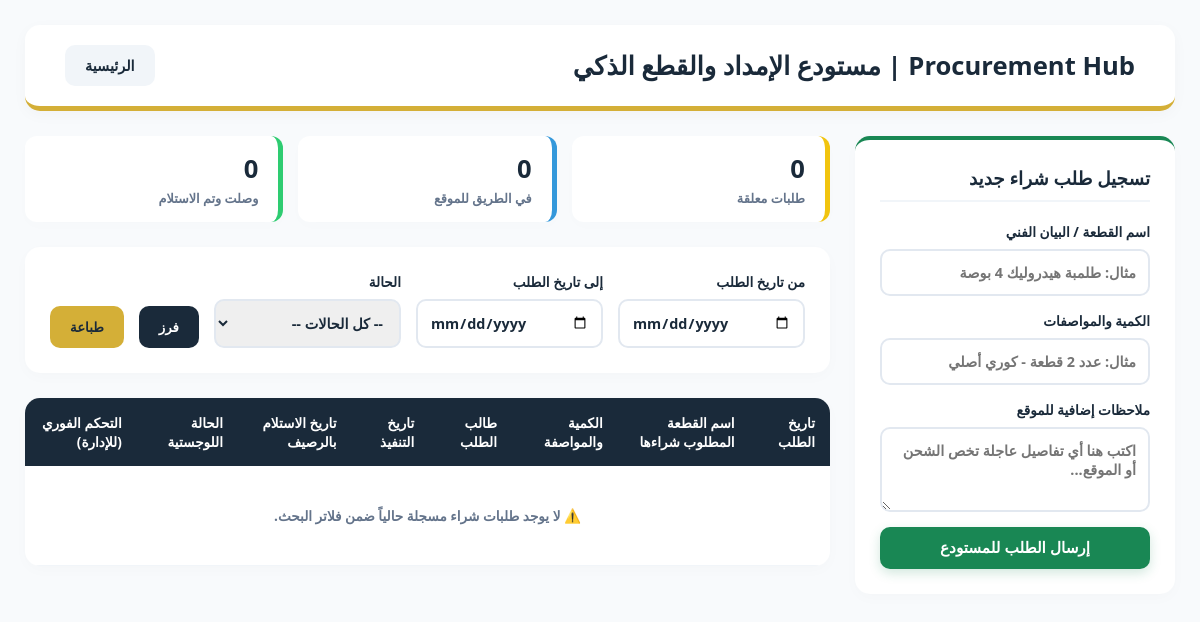
Before: /procurement/ (signed in) with the older database file.
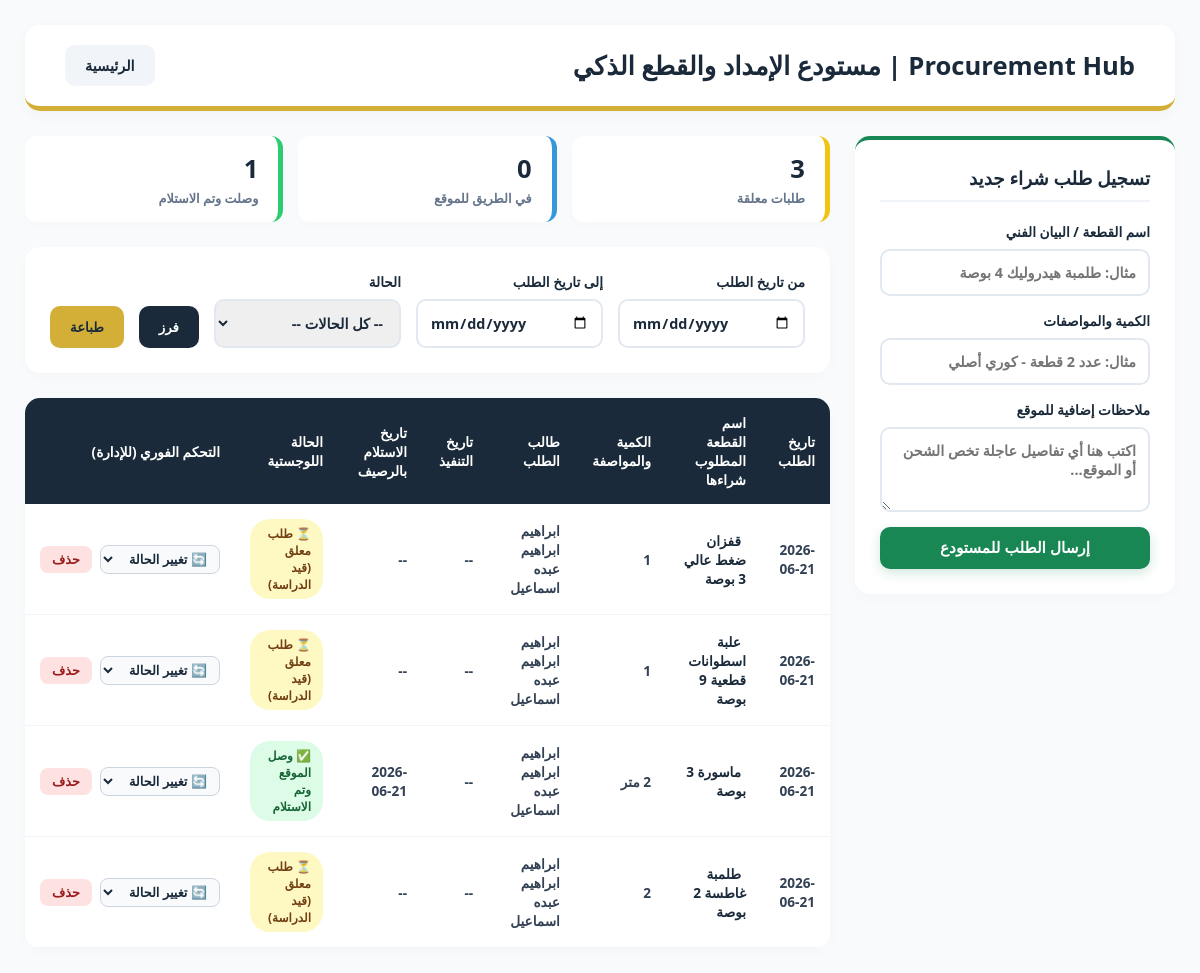
After: the same page with the newer database file.
### core/models.py (models this page shows, shortened)
class ProcurementOrder(models.Model):
    STATUS_CHOICES = [
        ('pending', '⏳ طلب معلق (قيد الدراسة)'),
        ('purchased', '💳 تم الشراء (في الطريق للموقع)'),
        ('delivered', '✅ وصل الموقع وتم الاستلام'),
        ('cancelled', '❌ تم إلغاء الطلب'),
    ]
    item_name = models.CharField(max_length=255, verbose_name="اسم العنصر / القطعة المطلوب شراءها")
    quantity = models.CharField(max_length=100, verbose_name="الكمية والمواصفة الفنية")
    requested_by = models.ForeignKey('Staff', on_delete=models.SET_NULL, null=True, verbose_name="المهندس / الكابتن طالب الشراء")
    status = models.CharField(max_length=20, choices=STATUS_CHOICES, default='pending', verbose_name="حالة التنفيذ الحالية")
    date_requested = models.DateField(auto_now_add=True, verbose_name="تاريخ طلب الشراء التلقائي")
    date_executed = models.DateField(null=True, blank=True, verbose_name="تاريخ تنفيذ الشراء الفعلي")
    date_delivered = models.DateField(null=True, blank=True, verbose_name="تاريخ الاستلام في الميناء")
    estimated_cost = models.DecimalField(max_digits=12, decimal_places=2, default=0.0, verbose_name="التكلفة التقديرية / الفعلية")
    admin_notes = models.TextField(blank=True, verbose_name="ملاحظات الإدارة والفواتير")
    class Meta:
        ordering = ['-date_requested', '-id']
        verbose_name = "طلب شراء لوجستي"
        verbose_name_plural = "خزان المشتريات والقطع"

class Staff(models.Model):
    GROUP_CHOICES = [('A', 'مجموعة A'), ('B', 'مجموعة B'),('office', 'الإدارة'),('other', 'أخرى')]
    TEAM_TYPE = [('dredger', 'طاقم كراكة'), ('pipe_fighter', 'طاقم خط بحري'),('admin', 'الإدارة'),('other', 'أخرى')]
    ROLE_CHOICES = [
        ('engineer', 'مهندس'), # الخيار الجديد
        ('supervisor', 'مشرف'), # الخيار الجديد
        ('manager', 'مدير مشروع'),
        ('operator', 'مشغل'),
        ('marine', 'بحرية'),
        ('mechanic', 'ميكانيكا'),
        ('admin', 'إداري/سائق'),
    ]
    user = models.OneToOneField(User, on_delete=models.SET_NULL, null=True, blank=True, verbose_name="حساب المستخدم")
    name = models.CharField(max_length=100, verbose_name="الاسم بالكامل")
    group = models.CharField(max_length=10, choices=GROUP_CHOICES, verbose_name="المجموعة (الوردية)")
    team_type = models.CharField(max_length=20, choices=TEAM_TYPE, verbose_name="نوع الطاقم")
    role = models.CharField(max_length=30, choices=ROLE_CHOICES, verbose_name="الوظيفة")
    phone = models.CharField(max_length=15, verbose_name="رقم الهاتف", null=True, blank=True)
    dredger = models.ForeignKey('Dredger', on_delete=models.SET_NULL, null=True, blank=True)
    dredger = models.ForeignKey('Dredger', on_delete=models.SET_NULL, null=True, blank=True, verbose_name="الكراكة المعين عليها")
    class Meta:
        verbose_name = "موظف"
        verbose_name_plural = "دليل الموظفين"

### core/views.py (the view, shortened to what this page needs)
# urls.py: path('procurement/', views.procurement_dashboard, name='procurement_dashboard'),
@login_required
@user_passes_test(is_management, login_url='home', redirect_field_name=None)
def procurement_dashboard(request):
    from .models import ProcurementOrder, Staff
    from django.shortcuts import get_object_or_404
    orders = ProcurementOrder.objects.all().select_related('requested_by')
    start_date_str = request.GET.get('start_date')
    end_date_str = request.GET.get('end_date')
    status_filter = request.GET.get('status')
    if start_date_str: orders = orders.filter(date_requested__gte=start_date_str)
    if end_date_str: orders = orders.filter(date_requested__lte=end_date_str)
    if status_filter: orders = orders.filter(status=status_filter)
    pending_count = orders.filter(status='pending').count()
    purchased_count = orders.filter(status='purchased').count()
    delivered_count = orders.filter(status='delivered').count()
    context = {
        'orders': orders, 'pending_count': pending_count, 'purchased_count': purchased_count,
        'delivered_count': delivered_count, 'start_date': start_date_str or "",
        'end_date': end_date_str or "", 'current_status': status_filter or ""
    }
    return render(request, 'core/procurement_dashboard.html', context)

### core/views.py (called while the page is built)
def is_management(user):
    return user.is_active and (user.is_staff or user.is_superuser)

### core/templates/core/procurement_dashboard.html (shortened to what this page needs)
<!DOCTYPE html>
<html lang="ar" direction="rtl">
<head>
    <link rel="stylesheet" href="https://cloudflare.com">
</head>
<body>
    <div class="header-section">
        <div class="header-title">
            <h1> Procurement Hub | مستودع الإمداد والقطع الذكي</h1>
        </div>
        <div>
            <a href="{% url 'home' %}" class="btn-back"> الرئيسية</a>
        </div>
    </div>
    <div class="layout-grid">
        <div class="form-side">
            <div class="procure-form-box">
                <h2> تسجيل طلب شراء جديد</h2>
                <form method="POST" action="{% url 'procurement_dashboard' %}">
                    <div class="input-group">
                        <label>اسم القطعة / البيان الفني</label>
                        <input type="text" name="item_name" placeholder="مثال: طلمبة هيدروليك 4 بوصة" required>
                    </div>
                    <div class="input-group">
                        <label>الكمية والمواصفات</label>
                        <input type="text" name="quantity" placeholder="مثال: عدد 2 قطعة - كوري أصلي" required>
                    </div>
                    <div class="input-group">
                        <label>ملاحظات إضافية للموقع</label>
                        <textarea name="admin_notes" rows="3" placeholder="اكتب هنا أي تفاصيل عاجلة تخص الشحن أو الموقع..."></textarea>
                    </div>
                    <button type="submit" class="btn-save-order"> إرسال الطلب للمستودع</button>
                </form>
            </div>
        </div>
        <div class="table-side">
            <div class="stats-grid">
                <div class="stat-card pending">
                    <div class="stat-info">
                        <h3>{{ pending_count }}</h3>
                        <p>طلبات معلقة</p>
                    </div>
                </div>
                <div class="stat-card purchased">
                    <div class="stat-info">
                        <h3>{{ purchased_count }}</h3>
                        <p>في الطريق للموقع</p>
                    </div>
                </div>
                <div class="stat-card delivered">
                    <div class="stat-info">
                        <h3>{{ delivered_count }}</h3>
                        <p>وصلت وتم الاستلام</p>
                    </div>
                </div>
            </div>
            <div class="search-filter-box">
                <form method="GET" class="filter-form">
                    <div class="input-group" style="flex:1; margin-bottom:0;">
                        <label>من تاريخ الطلب</label>
                        <input type="date" name="start_date" value="{{ start_date }}">
                    </div>
                    <div class="input-group" style="flex:1; margin-bottom:0;">
                        <label>إلى تاريخ الطلب</label>
                        <input type="date" name="end_date" value="{{ end_date }}">
                    </div>
                    <div class="input-group" style="flex:1; margin-bottom:0;">
                        <label>الحالة</label>
                        <select name="status">
                            <option value="">-- كل الحالات --</option>
                        </select>
                    </div>
                    <button type="submit" class="btn-search"> فرز</button>
                    <button type="button" class="btn-print" onclick="window.print();"> طباعة</button>
                </form>
            </div>
            <div class="table-container">
                <table>
                    <thead>
                        <tr>
                            <th>تاريخ الطلب</th>
                            <th>اسم القطعة المطلوب شراءها</th>
                            <th>الكمية والمواصفة</th>
                            <th>طالب الطلب</th>
                            <th>تاريخ التنفيذ</th>
                            <th>تاريخ الاستلام بالرصيف</th>
                            <th>الحالة اللوجستية</th>
                            {% if request.user.is_staff or request.user.is_superuser %}
                            <th class="admin-actions-th">التحكم الفوري (للإدارة)</th>
                            {% endif %}
                        </tr>
                    </thead>
                    <tbody>
                        {% for order in orders %}
                        <tr>
                            <td>{{ order.date_requested|date:"Y-m-d" }}</td>
                            <td style="color:var(--navy); font-weight:800;">{{ order.item_name }}</td>
                            <td>{{ order.quantity }}</td>
                            <td>{{ order.requested_by.name|default:"الإدارة" }}</td>
                            <td>{{ order.date_executed|date:"Y-m-d"|default:"--" }}</td>
                            <td>{{ order.date_delivered|date:"Y-m-d"|default:"--" }}</td>
                            <td>
                                <span class="badge {{ order.status }}">
                                    {{ order.get_status_display }}
                                </span>
                            </td>
                            {% if request.user.is_staff or request.user.is_superuser %}
                            <td class="admin-actions-td">
                                <div style="display:flex; gap:8px; align-items:center;">
                                    <form method="POST" style="margin:0; display:inline-block;">
                                        <select name="new_status" onchange="this.form.submit();" style="padding:5px 8px; border-radius:8px; border:1px solid #cbd5e1; font-weight:700; font-size:0.8rem; background:#f8fafc; color:var(--navy); cursor:pointer;">
                                            <option value="" selected disabled>🔄 تغيير الحالة</option>
                                        </select>
                                    </form>
                                    <form method="POST" style="margin:0; display:inline-block;" onsubmit="return confirm('⚠️ هل أنت متأكد من حذف هذا الطلب نهائياً من المستودع؟');">
                                        <button type="submit" style="background:#fee2e2; color:#991b1b; border:none; padding:6px 12px; border-radius:8px; font-weight:800; cursor:pointer; font-size:0.8rem; transition:0.2s;" onmouseover="this.style.background='#fca5a5'" onmouseout="this.style.background='#fee2e2'">
                                             حذف
                                        </button>
                                    </form>
                                </div>
                            </td>
                            {% endif %}
                        </tr>
                        {% empty %}
                        <tr>
                            <td colspan="8" style="text-align:center; color:var(--slate); padding:40px;">⚠️ لا يوجد طلبات شراء مسجلة حالياً ضمن فلاتر البحث.</td>
                        </tr>
                        {% endfor %}
                    </tbody>
                </table>
            </div>
        </div>
    </div>
</body>
</html>

### core/templates/core/procurement_dashboard.html (style rules this page uses)
:root { --navy: #1a2a3a; --gold: #d4af37; --slate: #64748b; --bg: #f8fafc; --green: #198754; }
body { font-family: 'Segoe UI', Arial, sans-serif; background-color: var(--bg); margin: 0; padding: 25px; direction: rtl; }
.header-section { display: flex; justify-content: space-between; align-items: center; background: white; padding: 20px 40px; border-radius: 15px; border-bottom: 5px solid var(--gold); box-shadow: 0 4px 15px rgba(0,0,0,0.03); margin-bottom: 25px; }
.header-title h1 { color: var(--navy); margin: 0; font-size: 1.6rem; font-weight: 800; }
.layout-grid { display: flex; gap: 25px; flex-wrap: wrap; }
.form-side { flex: 1; min-width: 320px; max-width: 400px; }
.table-side { flex: 3; min-width: 600px; }
.stats-grid { display: flex; gap: 15px; margin-bottom: 25px; width: 100%; }
.stat-card { flex: 1; background: white; padding: 15px 20px; border-radius: 12px; box-shadow: 0 4px 15px rgba(0,0,0,0.01); border-right: 5px solid var(--slate); display: flex; justify-content: space-between; align-items: center; }
.stat-card.pending { border-right-color: #f1c40f; }
.stat-card.purchased { border-right-color: #3498db; }
.stat-card.delivered { border-right-color: #2ecc71; }
.stat-info h3 { font-size: 1.6rem; margin: 0; color: var(--navy); font-weight: 800; }
.stat-info p { margin: 3px 0 0 0; color: var(--slate); font-weight: 700; font-size: 0.8rem; }
.procure-form-box { background: white; padding: 25px; border-radius: 15px; box-shadow: 0 4px 15px rgba(0,0,0,0.02); margin-bottom: 25px; border-top: 4px solid var(--green); }
.procure-form-box h2 { color: var(--navy); font-size: 1.15rem; font-weight: 800; margin: 0 0 20px 0; border-bottom: 2px solid #f1f5f9; padding-bottom: 10px; }
.search-filter-box { background: white; padding: 25px; border-radius: 15px; box-shadow: 0 4px 15px rgba(0,0,0,0.02); margin-bottom: 25px; }
.filter-form { display: flex; flex-wrap: wrap; gap: 15px; align-items: flex-end; }
.input-group { display: flex; flex-direction: column; gap: 8px; width: 100%; margin-bottom: 15px; }
.input-group label { font-weight: 700; color: var(--navy); font-size: 0.85rem; }
.input-group input, .input-group select, .input-group textarea { padding: 12px; border-radius: 10px; border: 2px solid #e2e8f0; font-weight: 700; outline: none; font-size: 0.9rem; color: var(--navy); font-family: inherit; box-sizing: border-box; }
.btn-save-order { background: var(--green); color: white; border: none; padding: 12px; border-radius: 10px; font-weight: 800; cursor: pointer; width: 100%; font-size: 0.95rem; box-shadow: 0 4px 12px rgba(25,135,84,0.2); }
.btn-search { background: var(--navy); color: white; border: none; padding: 11px 20px; border-radius: 10px; font-weight: 800; cursor: pointer; height: 42px; }
.btn-print { background: var(--gold); color: var(--navy); border: none; padding: 11px 20px; border-radius: 10px; font-weight: 800; cursor: pointer; height: 42px; }
.btn-back { background: #f1f5f9; color: var(--navy); text-decoration: none; padding: 11px 20px; border-radius: 10px; font-weight: 800; display: inline-block; text-align: center; font-size: 0.9rem; }
.table-container { background: white; border-radius: 15px; overflow: hidden; box-shadow: 0 4px 15px rgba(0,0,0,0.02); }
table { width: 100%; border-collapse: collapse; text-align: right; }
th { background: var(--navy); color: white; padding: 15px; font-weight: 700; font-size: 0.85rem; }
td { padding: 15px; border-bottom: 1px solid #f1f5f9; font-weight: 700; font-size: 0.85rem; color: #334155; }
.badge { padding: 6px 12px; border-radius: 20px; font-size: 0.75rem; font-weight: 800; display: inline-block; }
.badge.pending { background: #fef9c3; color: #713f12; }
.badge.delivered { background: #dcfce7; color: #166534; }

Changed rows visible on the page:
added ProcurementOrder: date_requested "2026-06-21", item_name "قفزان ضغط عالي 3 بوصة", quantity "1", requested_by.name "ابراهيم ابراهيم عبده اسماعيل", date_executed "--", date_delivered "--", status "⏳ طلب معلق (قيد الدراسة)"
added ProcurementOrder: date_requested "2026-06-21", item_name "علبة اسطوانات قطعية 9 بوصة", quantity "1", requested_by.name "ابراهيم ابراهيم عبده اسماعيل", date_executed "--", date_delivered "--", status "⏳ طلب معلق (قيد الدراسة)"
added ProcurementOrder: date_requested "2026-06-21", item_name "ماسورة 3 بوصة", quantity "2 متر", requested_by.name "ابراهيم ابراهيم عبده اسماعيل", date_executed "--", date_delivered "2026-06-21", status "✅ وصل الموقع وتم الاستلام"
added ProcurementOrder: date_requested "2026-06-21", item_name "طلمبة غاطسة 2 بوصة", quantity "2", requested_by.name "ابراهيم ابراهيم عبده اسماعيل", date_executed "--", date_delivered "--", status "⏳ طلب معلق (قيد الدراسة)"
Other visible differences:
{{ pending_count }}: "0" → "3"
{{ delivered_count }}: "0" → "1"
text no longer shown: "⚠️ لا يوجد طلبات شراء مسجلة حالياً ضمن فلاتر البحث."
